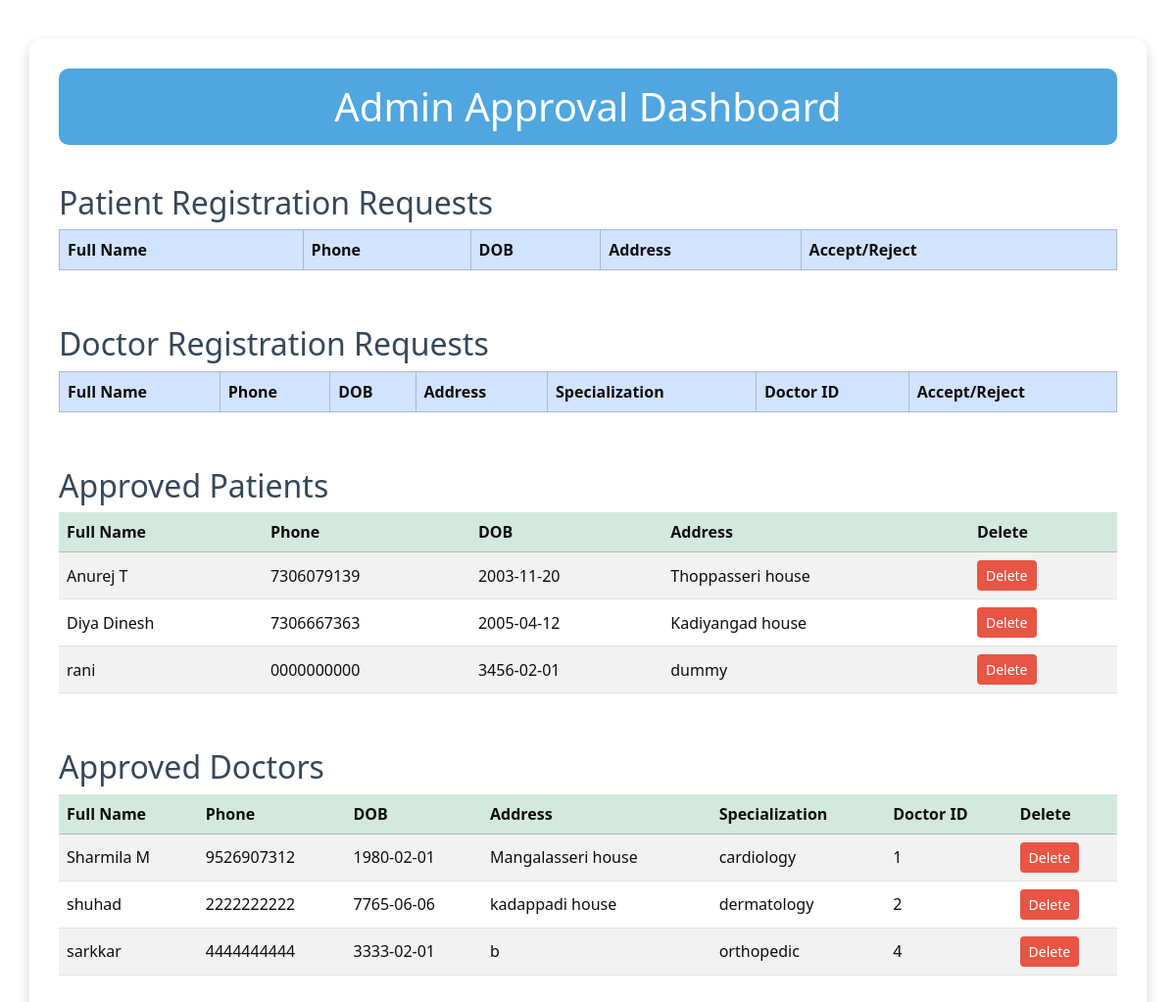
The app's page /adminlogged (signed in), older data.
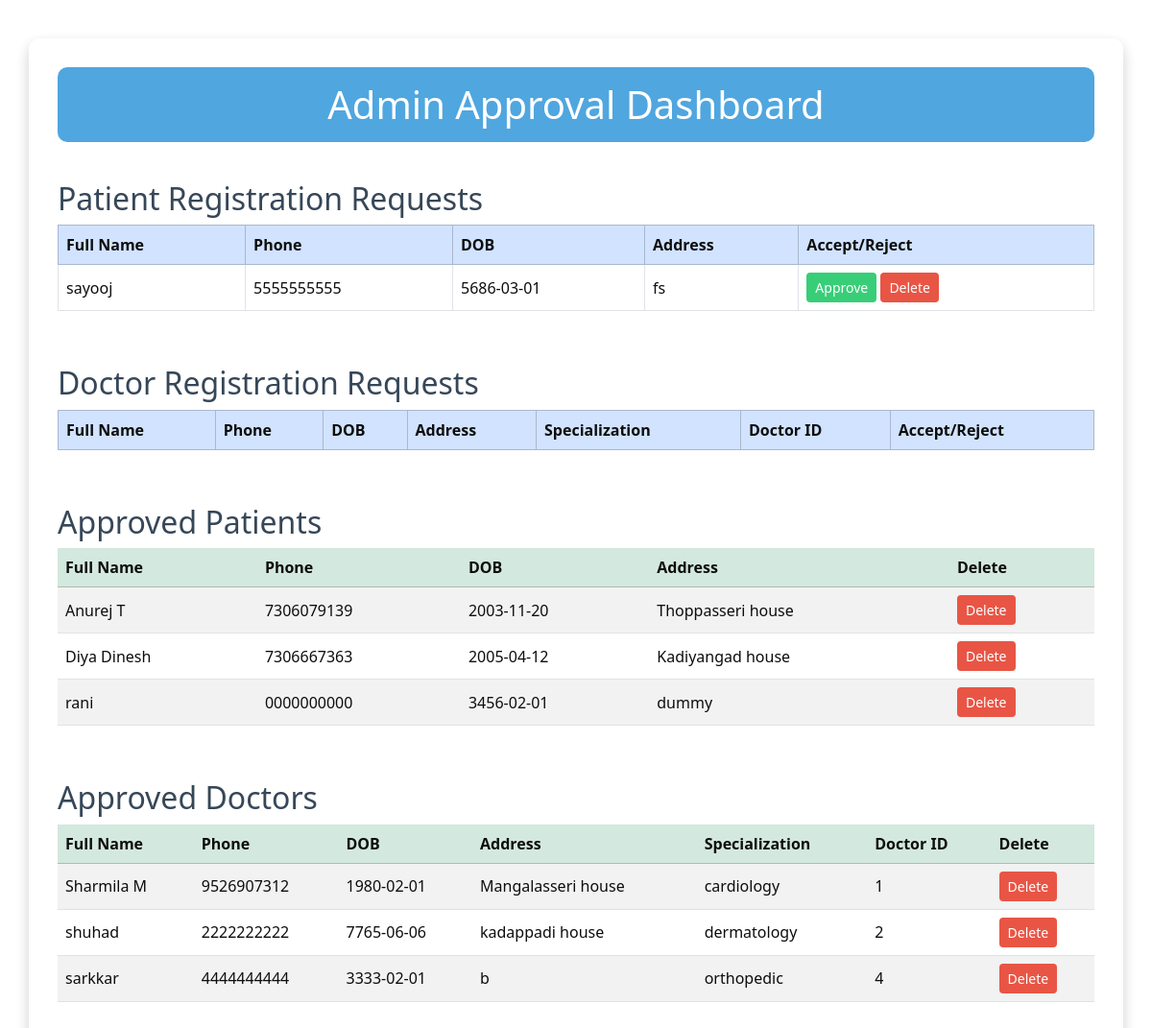
The same page, newer data.
### models.py (models this page shows)
class Patient(db.Model):
    id = db.Column(db.Integer, primary_key = True)
    full_name = db.Column(db.String())
    phone_no = db.Column(db.String())
    dob = db.Column(db.Date)
    address = db.Column(db.String())
    password = db.Column(db.String())
    is_approved = db.Column(db.Boolean(), default = False)

class Doctor(db.Model):
    id = db.Column(db.Integer, primary_key = True)
    full_name = db.Column(db.String())
    phone_no = db.Column(db.String())
    dob = db.Column(db.Date)
    address = db.Column(db.String())
    password = db.Column(db.String())
    doct_id = db.Column(db.String(), unique = True)
    specialization = db.Column(db.String())
    is_approved = db.Column(db.Boolean, default = False)

### app.py (the view)
@app.route('/adminlogged')
def admin_logged():
    if not session.get('admin_logged_in'):
        return redirect('logadmin')
    pending_patients = Patient.query.filter_by(is_approved = False).all()
    approved_patients = Patient.query.filter_by(is_approved = True).all()
    pending_doctors = Doctor.query.filter_by(is_approved = False).all()
    approved_doctors = Doctor.query.filter_by(is_approved = True).all()
    return render_template('adminlogged.html', doctors = pending_doctors, approved_doctors = approved_doctors, patients = pending_patients, approved_patients = approved_patients)

### templates/adminlogged.html (shortened to what this page needs)
<!DOCTYPE html>
<html lang="en">
<head>
    <link href="https://cdn.jsdelivr.net/npm/bootstrap@5.3.3/dist/css/bootstrap.min.css" rel="stylesheet">
</head>
<body>
    <div class="container dashboard-container">
        <h1>Admin Approval Dashboard</h1>
        <h2>Patient Registration Requests</h2>
        <div class="table-responsive">
            <table class="table table-bordered table-hover align-middle">
                <thead class="table-primary">
                    <tr>
                        <th>Full Name</th>
                        <th>Phone</th>
                        <th>DOB</th>
                        <th>Address</th>
                        <th>Accept/Reject</th>
                    </tr>
                </thead>
                <tbody>
                    {% for patient in patients %}
                    <tr>
                        <td>{{ patient.full_name }}</td>
                        <td>{{ patient.phone_no }}</td>
                        <td>{{ patient.dob }}</td>
                        <td>{{ patient.address }}</td>
                        <td>
                            <form action="/approve_patient/{{ patient.id }}" method="POST" class="d-inline">
                                <button type="submit" class="btn btn-sm btn-approve">Approve</button>
                            </form>
                            <form action="/delete_patient/{{ patient.id }}" method="POST" class="d-inline">
                                <button type="submit" class="btn btn-sm btn-delete" onclick="return confirm('Are you sure to delete?')">Delete</button>
                            </form>
                        </td>
                    </tr>
                    {% endfor %}
                </tbody>
            </table>
        </div>
        <h2>Doctor Registration Requests</h2>
        <div class="table-responsive">
            <table class="table table-bordered table-hover align-middle">
                <thead class="table-primary">
                    <tr>
                        <th>Full Name</th>
                        <th>Phone</th>
                        <th>DOB</th>
                        <th>Address</th>
                        <th>Specialization</th>
                        <th>Doctor ID</th>
                        <th>Accept/Reject</th>
                    </tr>
                </thead>
            </table>
        </div>
        <h2>Approved Patients</h2>
        <div class="table-responsive">
            <table class="table table-striped align-middle">
                <thead class="table-success">
                    <tr>
                        <th>Full Name</th>
                        <th>Phone</th>
                        <th>DOB</th>
                        <th>Address</th>
                        <th>Delete</th>
                    </tr>
                </thead>
                <tbody>
                    {% for patient in approved_patients %}
                    <tr>
                        <td>{{ patient.full_name }}</td>
                        <td>{{ patient.phone_no }}</td>
                        <td>{{ patient.dob }}</td>
                        <td>{{ patient.address }}</td>
                        <td>
                            <form action="/delete_patient/{{ patient.id }}" method="POST" class="d-inline">
                                <button type="submit" class="btn btn-sm btn-delete" onclick="return confirm('Are you sure to delete?')">Delete</button>
                            </form>
                        </td>
                    </tr>
                    {% endfor %}
                </tbody>
            </table>
        </div>
        <h2>Approved Doctors</h2>
        <div class="table-responsive">
            <table class="table table-striped align-middle">
                <thead class="table-success">
                    <tr>
                        <th>Full Name</th>
                        <th>Phone</th>
                        <th>DOB</th>
                        <th>Address</th>
                        <th>Specialization</th>
                        <th>Doctor ID</th>
                        <th>Delete</th>
                    </tr>
                </thead>
                <tbody>
                    {% for doctor in approved_doctors %}
                    <tr>
                        <td>{{ doctor.full_name }}</td>
                        <td>{{ doctor.phone_no }}</td>
                        <td>{{ doctor.dob }}</td>
                        <td>{{ doctor.address }}</td>
                        <td>{{ doctor.specialization }}</td>
                        <td>{{ doctor.doct_id }}</td>
                        <td>
                            <form action="/delete_doctor/{{ doctor.id }}" method="POST" class="d-inline">
                                <button type="submit" class="btn btn-sm btn-delete" onclick="return confirm('Are you sure to delete?')">Delete</button>
                            </form>
                        </td>
                    </tr>
                    {% endfor %}
                </tbody>
            </table>
        </div>
    </div>
</body>
</html>

### templates/adminlogged.html (style rules this page uses)
body { background-image: url('https://images.pexels.com/photos/40568/medical-appointment-doctor-healthcare-40568.jpeg?auto=compress&cs=tinysrgb&dpr=2&h=1080&w=1920'); background-size: cover; background-position: center; background-repeat: no-repeat; background-attachment: fixed; opacity: 0.95; }
.dashboard-container { background-color: rgba(255, 255, 255, 0.95); border-radius: 12px; padding: 30px; margin-top: 40px; box-shadow: 0 6px 15px rgba(0,0,0,0.2); }
h1 { background-color: rgba(52, 152, 219, 0.9); color: white; text-align: center; padding: 15px; border-radius: 10px; margin-bottom: 30px; }
h2 { color: #2c3e50; margin-top: 40px; }
table { background-color: white; }
.btn-approve { background-color: #2ecc71; color: white; }
.btn-delete { background-color: #e74c3c; color: white; }

Row changes from the older to the newer data that the page shows:
added Patient: full_name "sayooj", phone_no "5555555555", dob "5686-03-01", address "fs", shown under "Patient Registration Requests"
